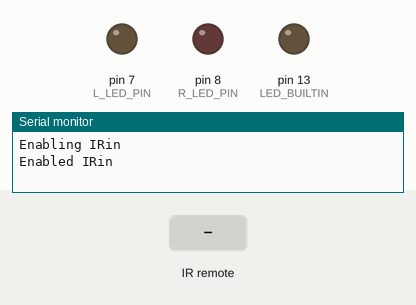
The sketch below on a simulated Arduino Uno, built with avr-gcc and run on an emulated ATmega328P. On the bench: output pins drawn as LEDs (lit = HIGH), the last lines printed to the serial monitor. Inputs (shaded band) come from the test bench.

Above: at 4.4 s.
4.5 s: infrared code 0xFF6897 received
At 4.65 s:
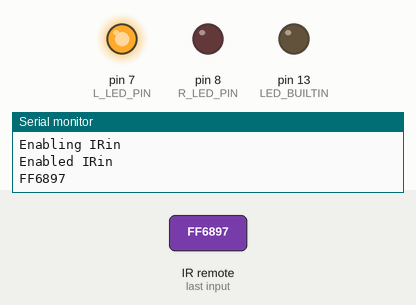
At 7.85 s:
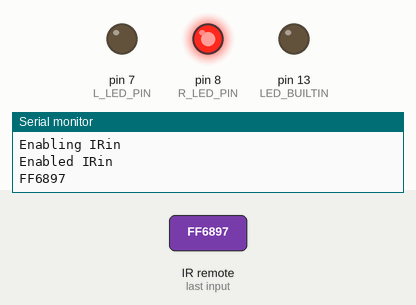
Timing chart, 0 to 16.5 s (numbered marks = the images above; inputs shaded):
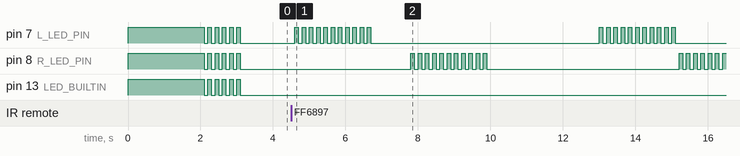

Measured:
- after the input at 4.5 s, pin 7 (L_LED_PIN): goes 10 × (HIGH 0.10 s, LOW 0.10 s), HIGH 0.10 s, LOW 6.3 s, 10 × (HIGH 0.10 s, LOW 0.10 s), HIGH 0.10 s, then LOW, starting after 0.10 s; pin 8 (R_LED_PIN): goes 10 × (HIGH 0.10 s, LOW 0.10 s), HIGH 0.10 s, LOW 5.3 s, 6 × (HIGH 0.10 s, LOW 0.10 s), then HIGH, starting after 3.3 s

The sketch:

IRremote.ino
```cpp
// (licence header left out)
#include <IRremote.h>

// Digital pin to which the IR receiver is attached.
int RECV_PIN = 4;
// Digitial pins to which the LEDs are attached.
int R_LED_PIN = 8;
int L_LED_PIN = 7;

// The following integers record the buttons on the control.
// To see these use the serial monitor with the device plugged in by USB.
//
// These need to be copied below by hand!
int B_0 = 0xFF4AB5;
int B_1 = 0xFF6897;
int B_2 = 0xFF9867;
int B_3 = 0xFFB04F;
int B_4 = 0xFF30CF;
int B_5 = 0xFF18E7;
int B_6 = 0xFF7A85;
int B_7 = 0xFF10EF;
int B_8 = 0xFF38C7;
int B_9 = 0xFF5AA5;

// States to use when flashing.
int state_I = 0;
int state_R = 0;
int state_L = 0;

// Light sequences.
int led_Seq_1[] = {1,0,2,0,0,1,2,2,0,1,2,1,0,2,1,2,2,1,1,0,2,2,0,2,2,2,1,1,0,1,0,0,0,1,2,2,2,2,2,0,0,1,1,1,0,1,2,2,1,1};
int timeSeq_1[] = {2,1,2,2,1,2,1,2,1,1,1,2,1,2,1,2,1,1,2,2,1,1,2,2,1,2,2,1,2,1,2,1,1,2,2,1,1,2,1,1,2,1,1,1,1,1,1,2,1,2};

int led_Seq_2[] = {1,1,2,0,2,2,0,1,2,0,0,2,1,0,2,2,0,2,1,2,2,0,0,0,0,0,1,2,0,2,0,1,1,1,1,1,1,0,2,1,2,1,2,0,1,1,2,2,2,2};
int timeSeq_2[] = {2,1,1,2,1,1,2,1,2,1,2,1,2,2,2,2,2,2,1,1,1,2,1,2,1,2,2,1,1,2,2,1,1,2,2,2,2,1,2,1,2,2,2,2,2,1,1,1,1,1};

int led_Seq_3[] = {1,2,0,0,2,0,2,1,1,0,1,0,2,0,0,2,1,0,0,2};
int timeSeq_3[] = {1,1,2,1,1,2,1,1,2,2,2,1,1,1,2,2,1,1,1,1};


IRrecv irrecv(RECV_PIN);
decode_results results;

void setup() {
  pinMode(LED_BUILTIN, OUTPUT);
  pinMode(L_LED_PIN, OUTPUT);
  pinMode(R_LED_PIN, OUTPUT);

  // Turn on the LEDs to indicate they are actually working, and the thing is alive.
  digitalWrite(R_LED_PIN, HIGH);
  digitalWrite(L_LED_PIN, HIGH);
  digitalWrite(LED_BUILTIN, HIGH);


  Serial.begin(9600);
  // In case the interrupt driver crashes on setup, give a clue
  // to the user what's going on.
  Serial.println("Enabling IRin");
  irrecv.enableIRIn(); // Start the receiver
  Serial.println("Enabled IRin");

  delay(2000);
  // Flash everything to indicate we are ready.
  flash_both();
}

void loop() {
  if (irrecv.decode(&results)) {
    Serial.println(results.value, HEX);

    // Value of B0
    if (results.value == 0xFF4AB5) {
      flash_both();
      state_L = 0;
      state_R = 0;
    }

    // Value of B1
    if (results.value == 0xFF6897) {
      flash_sequence(led_Seq_1, timeSeq_1, sizeof(led_Seq_1));
    }

    // Value of B2
    if (results.value == 0xFF9867) {
      flash_sequence(led_Seq_2, timeSeq_2, sizeof(led_Seq_2));
    }

    // Value of B3
    if (results.value == 0xFFB04F) {
      flash_sequence(led_Seq_3, timeSeq_3, sizeof(led_Seq_3));
    }

    // Value of B7
    if (results.value == 0xFF10EF) {
      state_L = (state_L + 1) %2;
    }
    // Value of B9
    if (results.value == 0xFF5AA5) {
      state_R = (state_R + 1) %2;
    }

    irrecv.resume(); // Receive the next value
  }

  // Blink the LEDs.
  if (state_R == 0) {
    digitalWrite(R_LED_PIN, LOW);
  } else {
    digitalWrite(R_LED_PIN, HIGH);
  }
  if (state_L == 0) {
    digitalWrite(L_LED_PIN, LOW);
  } else {
    digitalWrite(L_LED_PIN, HIGH);
  }
  delay(100);
  digitalWrite(R_LED_PIN, LOW);
  digitalWrite(L_LED_PIN, LOW);


  // Blink the internal LED.
  state_I = (state_I + 1) %20;
  if (state_I == 0) {
    digitalWrite(LED_BUILTIN, HIGH);
  } else {
    digitalWrite(LED_BUILTIN, LOW);
  }

  delay(100);
}

// Flash a sequnce of LEDs.
void flash_sequence(int LEDs[], int LEDtimes[], int arraySize) {
  for (int i=0; i < arraySize; i++) {
    switch (LEDs[i]) {
      case 1: flash_led(L_LED_PIN, 1000*LEDtimes[i]); break;
      case 2: flash_led(R_LED_PIN, 1000*LEDtimes[i]); break;
      default: delay(1000*LEDtimes[i]); break;
    }
  }
  // Indicate the end of the process by flashing the red internal LED.
  for (int i=0; i <= 10; i++){
    digitalWrite(LED_BUILTIN, HIGH);
    delay(100);
    digitalWrite(LED_BUILTIN, LOW);
    delay(100);
  }
}

// Function to flah LED l for a time t.
void flash_led(int l, int t) {
  int c;
  c = t/200;
  for (int i=0; i <= c; i++){
    digitalWrite(l, HIGH);
    delay(100);
    digitalWrite(l, LOW);
    delay(100);
   }
}

void flash_both() {
  for (int i=0; i <= 5; i++){
    digitalWrite(R_LED_PIN, HIGH);
    digitalWrite(L_LED_PIN, HIGH);
    digitalWrite(LED_BUILTIN, HIGH);
    delay(100);
    digitalWrite(R_LED_PIN, LOW);
    digitalWrite(L_LED_PIN, LOW);
    digitalWrite(LED_BUILTIN, LOW);
    delay(100);
  }
}
```
